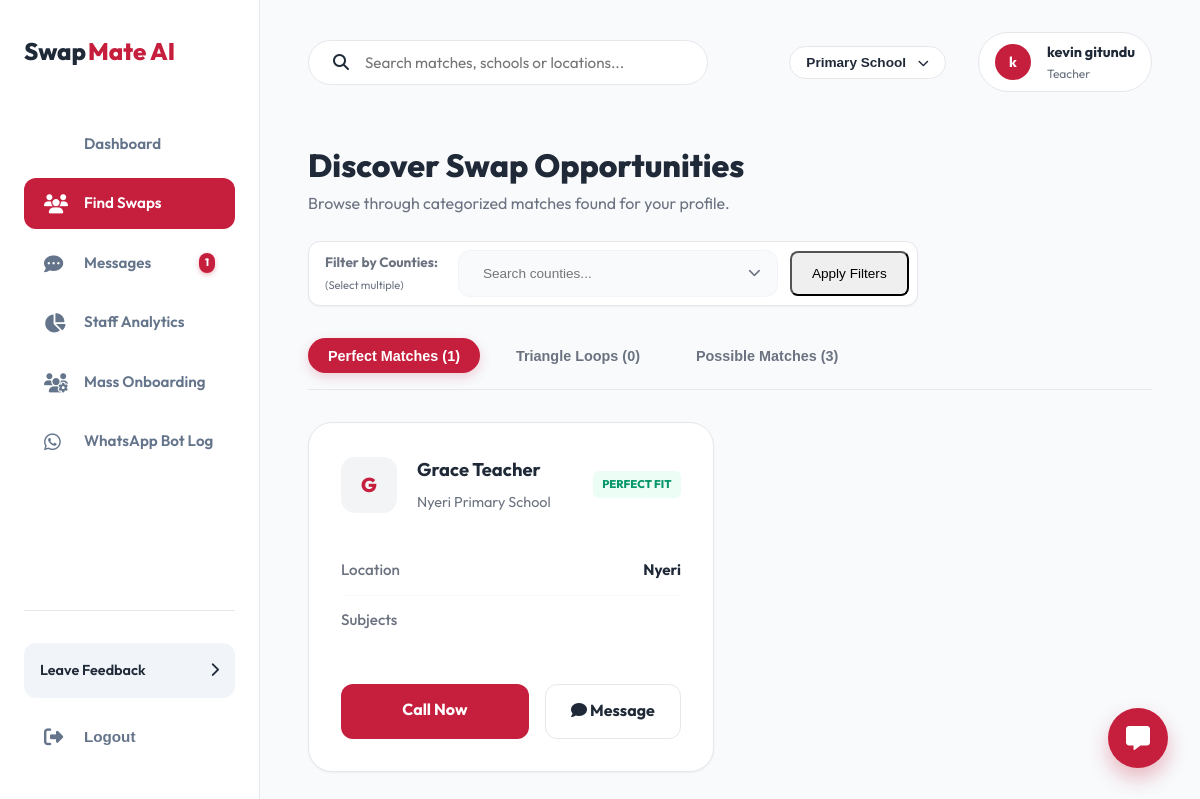
/accounts/find-swaps/ (signed in), run on the app's committed database.
### accounts/models.py (models this page shows, shortened)
class TeacherProfile(models.Model):
    LEVEL_CHOICES = [
        ('PRIMARY', 'Primary School'),
        ('JSS', 'Junior Secondary School (JSS)'),
        ('SENIOR', 'Senior/High School'),
    ]
    user = models.OneToOneField(User, on_delete=models.CASCADE, related_name='profile')
    school_name = models.CharField(max_length=255, null=True, blank=True)
    level = models.CharField(max_length=20, choices=LEVEL_CHOICES, null=True, blank=True)
    county = models.ForeignKey('locations.County', on_delete=models.SET_NULL, null=True, related_name='teachers')
    sub_county = models.ForeignKey('locations.SubCounty', on_delete=models.SET_NULL, null=True, related_name='teachers')
    ward = models.ForeignKey('locations.Ward', on_delete=models.SET_NULL, null=True, related_name='teachers')

class User(AbstractBaseUser, PermissionsMixin):
    phone_number = models.CharField(max_length=15, unique=True)
    first_name = models.CharField(max_length=30, blank=True)
    last_name = models.CharField(max_length=30, blank=True)
    email = models.EmailField(unique=True, null=True, blank=True)
    is_active = models.BooleanField(default=True)
    is_staff = models.BooleanField(default=False)
    date_joined = models.DateTimeField(auto_now_add=True)
    last_seen = models.DateTimeField(null=True, blank=True)
    objects = CustomUserManager()
    USERNAME_FIELD = 'phone_number'
    REQUIRED_FIELDS = ['first_name', 'last_name']

### locations/models.py (models this page shows, shortened)
class County(models.Model):
    name = models.CharField(max_length=100, unique=True)
    class Meta:
        verbose_name_plural = "Counties"

### accounts/views.py (the view)
# urls.py: path('find-swaps/', views.find_swaps, name='find_swaps'),
@login_required
def find_swaps(request):
    profile, created = TeacherProfile.objects.get_or_create(user=request.user)
    if not profile.school_name or not profile.county:
        return redirect('accounts:step_personal')
    from .services import get_potential_matches, get_triangle_matches, get_possible_matches, _subjects_compatible
    from locations.models import County
    county_ids = request.GET.getlist('county')
    mutual_base = get_potential_matches(profile)
    triangles_base = get_triangle_matches(profile)
    possible_base = get_possible_matches(profile)
    if county_ids:
        candidates = TeacherProfile.objects.filter(
            level=profile.level,
            county_id__in=county_ids
        ).exclude(id=profile.id).distinct()
        possible = []
        for match in candidates:
            if _subjects_compatible(profile, match):
                possible.append(match)
        mutual = [m for m in mutual_base if str(m.county_id) in county_ids]
        triangles = [t for t in triangles_base if str(t['partner_1'].county_id) in county_ids or str(t['partner_2'].county_id) in county_ids]
        m_ids = [m.id for m in mutual]
        possible = [p for p in possible if p.id not in m_ids]
    else:
        mutual = mutual_base
        triangles = triangles_base
        possible = possible_base
    counties = County.objects.all()
    user_pref_ids = list(profile.preferred_locations.values_list('county_id', flat=True))
    is_searching_custom = False
    if county_ids:
        search_set = set(map(int, county_ids))
        pref_set = set(user_pref_ids)
        if search_set != pref_set:
            is_searching_custom = True
    return render(request, 'accounts/find_swaps.html', {
        'profile': profile,
        'mutual': mutual,
        'triangles': triangles,
        'possible': possible,
        'counties': counties,
        'selected_counties': [int(cid) for cid in county_ids],
        'user_pref_ids': user_pref_ids,
        'is_searching_custom': is_searching_custom
    })

### accounts/services.py (called while the page is built, shortened)
def get_potential_matches(profile, override_counties=None):
    potential_matches = TeacherProfile.objects.filter(
        level=profile.level,
        preferred_locations__county=profile.county
    ).exclude(id=profile.id).distinct()
    if override_counties:
        my_pref_counties = County.objects.filter(name__in=override_counties).values_list('id', flat=True)
    else:
        my_pref_counties = profile.preferred_locations.values_list('county', flat=True)
    potential_matches = potential_matches.filter(county__id__in=my_pref_counties)
    valid_matches = []
    for match in potential_matches:
        if _subjects_compatible(profile, match):
            valid_matches.append(match)
    return valid_matches

def get_possible_matches(profile):
    my_pref_counties = profile.preferred_locations.values_list('county', flat=True)
    candidates = TeacherProfile.objects.filter(
        level=profile.level,
        county__id__in=my_pref_counties
    ).exclude(id=profile.id).distinct()
    possible_matches = []
    for match in candidates:
        if _subjects_compatible(profile, match):
            if not profile.county in match.preferred_locations.values_list('county', flat=True):
                possible_matches.append(match)
    return possible_matches

def _subjects_compatible(p1, p2):
    if p1.level == 'PRIMARY': return True

### messenger/context_processors.py (called while the page is built)
def unread_messages_count(request):
    if request.user.is_authenticated:
        count = Message.objects.filter(
            conversation__participants=request.user,
            is_read=False
        ).exclude(sender=request.user).count()
        return {'unread_messages_count': count}
    return {'unread_messages_count': 0}

### accounts/templates/accounts/find_swaps.html (shortened to what this page needs)
{% extends 'core/base_app.html' %}
{% block content %}
<div class="db-welcome" style="margin-bottom: 2rem; display: flex; justify-content: space-between; align-items: flex-end; flex-wrap: wrap; gap: 1.5rem;">
    <div>
        <h1 style="font-size: 2rem; font-weight: 800;">Discover Swap Opportunities</h1>
        <p style="color: var(--text-muted);">Browse through categorized matches found for your profile.</p>
    </div>
    <form method="get" id="search-form" style="display: flex; gap: 0.75rem; background: white; padding: 0.5rem; border-radius: 12px; border: 1px solid var(--border); box-shadow: var(--shadow-sm); align-items: center;">
        <div style="font-size: 0.85rem; font-weight: 700; color: var(--text-muted); padding-left: 0.5rem; margin-right: 0.5rem;">Filter by Counties:<br><small style="font-weight: 400; font-size: 0.7rem;">(Select multiple)</small></div>
        <div class="hybrid-select-container" id="county-hybrid-select">
            <div class="hybrid-select-input-wrap" onclick="document.getElementById('hybrid-search-input').focus()">
                <input type="text" id="hybrid-search-input" placeholder="Search counties..." autocomplete="off">
                <i class="fas fa-chevron-down" style="color: var(--text-muted); font-size: 0.8rem; margin-left: auto;"></i>
            </div>
        </div>
        <button type="submit" class="btn-match-primary" style="padding: 0.6rem 1.25rem; border-radius: 8px; font-size: 0.85rem; height: 45px;">Apply Filters</button>
    </form>
</div>
<div class="app-tabs">
    <button class="app-tab-btn active" onclick="openTab(event, 'mutual')">Perfect Matches ({{ mutual|length }})</button>
    <button class="app-tab-btn" onclick="openTab(event, 'triangles')">Triangle Loops ({{ triangles|length }})</button>
    <button class="app-tab-btn" onclick="openTab(event, 'possible')">Possible Matches ({{ possible|length }})</button>
</div>
<div id="mutual" class="tab-pane active">
    <div class="matches-grid">
        {% for match in mutual %}
            <div class="match-card">
                <div class="match-header">
                    <div class="match-avatar-small">{{ match.user.first_name|first }}</div>
                    <div class="match-title">
                        <h4>{{ match.user.first_name }} {{ match.user.last_name }}</h4>
                        <span>{{ match.school_name }}</span>
                    </div>
                    <div style="margin-left: auto; background: #ecfdf5; color: #059669; font-size: 0.7rem; font-weight: 800; padding: 0.3rem 0.6rem; border-radius: 6px;">PERFECT FIT</div>
                </div>
                <div class="match-details">
                    <div class="detail-row">
                        <label>Location</label>
                        <span>{{ match.county.name }}</span>
                    </div>
                    <div class="detail-row">
                        <label>Subjects</label>
                    </div>
                </div>
                <div class="match-actions">
                    <a href="tel:{{ match.user.phone_number }}" class="btn-match-primary">Call Now</a>
                    <a href="{% url 'messenger:start_chat' match.user.id %}" class="btn-match-outline"><i class="fas fa-comment"></i> Message</a>
                </div>
            </div>
        {% empty %}
            <div class="db-card" style="grid-column: 1/-1; text-align: center; padding: 5rem 0;">
                <p style="color: var(--text-muted);">No perfect mutual matches found yet.</p>
            </div>
        {% endfor %}
    </div>
</div>
{% endblock %}

### core/templates/core/base_app.html (shortened to what this page needs)
{% load static %}
<!DOCTYPE html>
<html lang="en">
<head>
    <link rel="stylesheet" href="https://cdnjs.cloudflare.com/ajax/libs/font-awesome/6.4.0/css/all.min.css">
    <link rel="stylesheet" href="{% static 'core/css/style.css' %}">
</head>
<body>
    <div class="app-layout">
        <aside class="app-sidebar" id="app-sidebar">
            <a href="/" class="logo" style="color: var(--text-dark); font-weight: 800;">Swap<span>Mate AI</span></a>
            <nav class="sidebar-nav">
                <a href="{% url 'accounts:dashboard' %}" class="nav-item {% if request.resolver_match.url_name == 'dashboard' %}active{% endif %}">
                    Dashboard
                </a>
                <a href="{% url 'accounts:find_swaps' %}" class="nav-item {% if request.resolver_match.url_name == 'find_swaps' %}active{% endif %}">
                    <i class="fas fa-users"></i>
                    Find Swaps
                </a>
                <a href="{% url 'messenger:inbox' %}" class="nav-item {% if '/messenger/' in request.path %}active{% endif %}">
                    <i class="fas fa-comment-dots"></i>
                    Messages
                    <span id="global-unread-badge" class="badge-unread" {% if not unread_messages_count or unread_messages_count == 0 %}style="display:none;"{% endif %}>
                        {{ unread_messages_count }}
                    </span>
                </a>
                {% if user.is_staff %}
                <a href="{% url 'accounts:staff_dashboard' %}" class="nav-item {% if request.resolver_match.url_name == 'staff_dashboard' %}active{% endif %}">
                    <i class="fas fa-chart-pie"></i>
                    Staff Analytics
                </a>
                <a href="{% url 'messenger:bulk_onboard' %}" class="nav-item {% if request.resolver_match.url_name == 'bulk_onboard' %}active{% endif %}">
                    <i class="fas fa-users-cog"></i>
                    Mass Onboarding
                </a>
                <a href="{% url 'messenger:whatsapp_admin' %}" class="nav-item {% if request.resolver_match.url_name == 'whatsapp_admin' %}active{% endif %}">
                    <i class="fab fa-whatsapp"></i>
                    WhatsApp Bot Log
                </a>
                {% endif %}
            </nav>
            <div class="sidebar-footer">
                <a href="#" class="feedback-card">
                    <span>Leave Feedback</span>
                    <i class="fas fa-chevron-right"></i>
                </a>
                <form action="{% url 'accounts:logout' %}" method="post" style="margin-top: 1rem;">
                    <button type="submit" class="nav-item" style="width: 100%; border: none; background: none; cursor: pointer; text-align: left;">
                        <i class="fas fa-sign-out-alt"></i>
                        Logout
                    </button>
                </form>
            </div>
        </aside>
        <main class="app-main">
            <header class="app-header">
                <div class="header-search">
                    <i class="fas fa-search"></i>
                    <input type="text" placeholder="Search matches, schools or locations...">
                </div>
                <div class="header-actions">
                    <div class="dropdown">
                        <button class="btn-secondary" style="padding: 0.5rem 1rem; border-radius: 50px; font-size: 0.85rem;">
                            {{ profile.get_level_display }} <i class="fas fa-chevron-down" style="margin-left: 0.5rem; font-size: 0.7rem;"></i>
                        </button>
                    </div>
                    <div class="user-pill">
                        <div class="avatar-small">{{ user.first_name|first }}</div>
                        <div class="user-info-text">
                            <strong>{{ user.first_name }} {{ user.last_name }}</strong>
                            <span>Teacher</span>
                        </div>
                    </div>
                </div>
            </header>
            {% block content %}{% endblock %}
        </main>
    </div>
    <div class="chat-widget" id="chat-toggle-new" style="bottom: 2rem; right: 2rem;">
        <i class="fas fa-comment-alt" style="font-size: 1.5rem;"></i>
    </div>
</body>
</html>

### data on the page
TeacherProfile: level "Primary School"
User: first_name|first "k", first_name "kevin", last_name "gitundu"
TeacherProfile: user.first_name|first "G", user.first_name "Grace", user.last_name "Teacher", school_name "Nyeri Primary School", county.name "Nyeri"

### other printed values
{{ unread_messages_count }} "1"
{{ mutual|length }} "1"
{{ triangles|length }} "0"
{{ possible|length }} "3"
